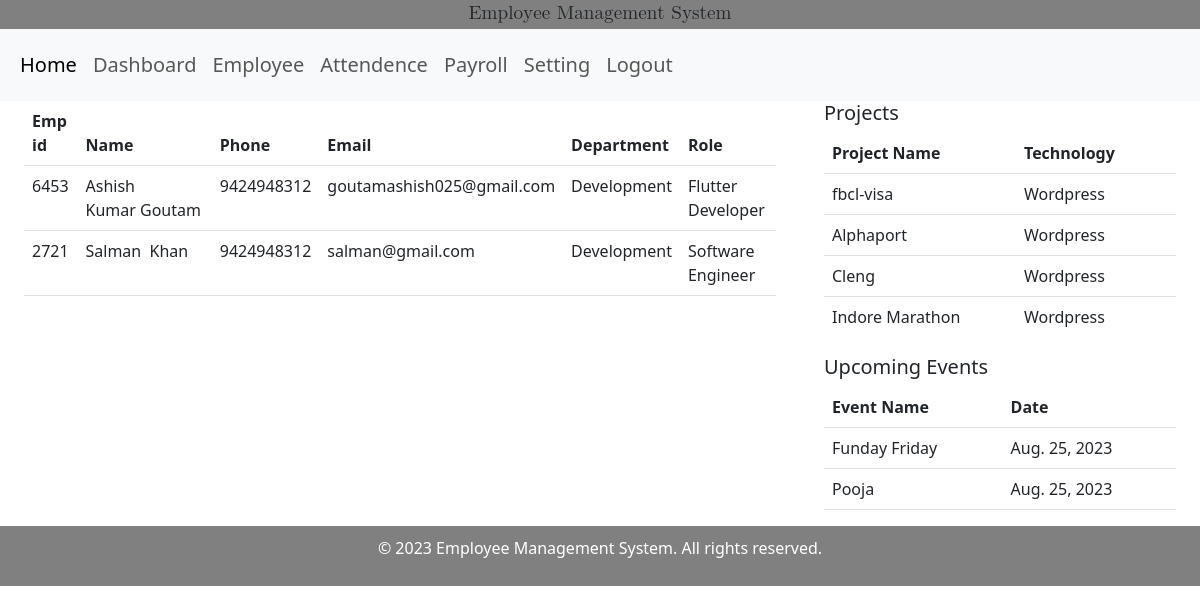
The page / on the database its author committed.
### employee/models.py (models this page shows, shortened)
class Employee(models.Model):
    first_name = models.CharField(max_length=100,null=False)
    last_name = models.CharField(max_length=100,null=False)
    dob = models.DateField(null=True)
    phone = models.CharField(max_length=13,default="")
    email = models.EmailField(max_length=25,default="abc@gmail.com")
    id = models.CharField(max_length=10, primary_key=True)
    dept = models.ForeignKey(Department,on_delete=models.CASCADE)
    role = models.ForeignKey(Role,on_delete=models.CASCADE)
    hire_date = models.DateField(null=False)
    yoe = models.CharField(max_length=10, null= False)
    salary = models.CharField(max_length=100, null=False)

class Department(models.Model):
    name = models.CharField(max_length=100,null=False)
    def __str__(self):
        return self.name

class Role(models.Model):
    name = models.CharField(max_length=100,null=False)
    def __str__(self):
        return self.name

class Project(models.Model):
    project_name = models.CharField(max_length=100,null="false")
    technology = models.CharField(max_length=100)

class Event(models.Model):
    event_name = models.CharField(max_length=30,null=False)
    event_date = models.DateField(null=False)

### employee/views.py (the view)
# urls.py: path('', views.index, name='index'),
def index(request):
    emps = Employee.objects.all()
    project_data = Project.objects.all()
    events = Event.objects.all()
    context = {
        'emps': emps,
        'project_data' : project_data,
        'events' : events,
    }
    return render(request, 'index.html',context)

### employee/templates/index.html (shortened to what this page needs)
{% include 'header.html' %}
<div class="container-fluid">
    <div class="row align-items">
        <div class="col-8">
          <div class="container-fluid" style="max-height: 450px; overflow-y: auto;">
            <table class="table" >
                <thead>
                  <tr>
                    <th scope="col">Emp id</th>
                    <th scope="col">Name</th>
                    <th scope="col">Phone</th>
                    <th scope="col">Email</th>
                    <th scope="col">Department</th>
                    <th scope="col">Role</th>
                  </tr>
                </thead>
                <tbody>
                 {% for emp in emps %}
                    <tr>
                        <td>{{emp.id}}</td>
                        <td>{{emp.first_name }}&nbsp{{emp.last_name}}</td>
                        <td>{{emp.phone}}</td>
                        <td>{{emp.email}}</td>
                        <td>{{emp.dept}}</td>
                        <td>{{emp.role}}</td>
                      </tr>
                  {% endfor %}
                </tbody>
              </table>
          </div>
        </div>
        <div class="col-4">
            <div class="container-fluid" style="max-height: 230px; overflow-y: auto; overflow-x: auto;">
                <h5>Projects</h5>
                <table class="table" >
                    <thead>
                      <tr>
                        <th scope="col">Project Name</th>
                        <th scope="col">Technology</th>
                      </tr>
                    </thead>
                    <tbody>
                        {% for proj in project_data %}
                      <tr>
                        <td>{{proj.project_name}}</td>
                        <td>{{proj.technology}}</td>
                      </tr>
                      {% endfor %}
                    </tbody>
                  </table>
            </div>
            <br>
            <div class="container-fluid" style="max-height: 220px; overflow-y: auto; overflow-x: auto;">
                <h5>Upcoming Events</h5>
                    <table class="table" >
                        <thead>
                          <tr>
                            <th scope="col">Event Name</th>
                            <th scope="col">Date</th>
                          </tr>
                        </thead>
                        <tbody>
                    {% for event in events %}
                    <tr>
                      <td>{{event.event_name}}</td>
                      <td>{{event.event_date}}</td>
                    </tr>
                    {% endfor %}
                </tbody>
            </table>
      </div>
</div>
{%include 'footer.html'%}

### employee/templates/header.html (shortened to what this page needs)
<!doctype html>
<html lang="en">
  <head>
    <link href="https://cdn.jsdelivr.net/npm/bootstrap@5.3.0/dist/css/bootstrap.min.css" rel="stylesheet">
  </head>
  <body>
    <header style="text-align: center;">Employee Management System </header>
    <nav class="navbar navbar-expand-lg bg-body-tertiary">
        <div class="container-fluid">
          <div class="navbar-brand" id="navbarSupportedContent">
            <ul class="navbar-nav me-auto mb-2 mb-lg-0">
              <li class="nav-item">
                <a class="nav-link active" aria-current="page" href="/">Home</a>
              </li>
              <li class="nav-item">
                <a class="nav-link" href="/dashboard">Dashboard</a>
              </li>
              <li class="nav-item">
                <a class="nav-link" href="/employee">Employee</a>
              </li>
              <li class="nav-item">
                <a class="nav-link" href="/attendance">Attendence</a>
              </li>
              <li class="nav-item">
                <a class="nav-link" href="/payroll">Payroll</a>
              </li>
              <li class="nav-item">
                <a class="nav-link" href="/setting">Setting</a>
              </li>
              <li class="nav-item">
                <a class="nav-link" href="/logout">Logout</a>
              </li>
            </ul>
          </div>
        </div>
      </nav>
  </body>
</html>

### employee/templates/footer.html (shortened to what this page needs)
<footer>
    <p>&copy; 2023 Employee Management System. All rights reserved.</p>
</footer>

### employee/templates/footer.html (style rules this page uses)
footer { background-color: gray; color: #fff; padding: 10px; text-align: center; }

### rows shown on the page
Employee: id "6453", first_name "Ashish Kumar", last_name "Goutam", phone "9424948312", email "goutamashish025@gmail.com", dept "Development", role "Flutter Developer"
Employee: id "2721", first_name "Salman", last_name "Khan", phone "9424948312", email "salman@gmail.com", dept "Development", role "Software Engineer"
Project: project_name "fbcl-visa", technology "Wordpress"
Project: project_name "Alphaport", technology "Wordpress"
Project: project_name "Cleng", technology "Wordpress"
Project: project_name "Indore Marathon", technology "Wordpress"
Event: event_name "Funday Friday", event_date "Aug. 25, 2023"
Event: event_name "Pooja", event_date "Aug. 25, 2023"
